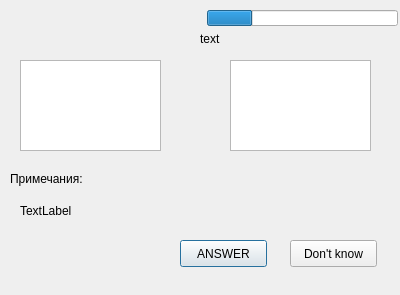
<?xml version="1.0" encoding="UTF-8"?>
<ui version="4.0">
 <class>Dialog</class>
 <widget class="QDialog" name="Dialog">
  <property name="geometry">
   <rect>
    <x>0</x>
    <y>0</y>
    <width>400</width>
    <height>295</height>
   </rect>
  </property>
  <property name="windowTitle">
   <string>Dialog</string>
  </property>
  <widget class="QPushButton" name="buttonANSWER">
   <property name="enabled">
    <bool>true</bool>
   </property>
   <property name="geometry">
    <rect>
     <x>180</x>
     <y>240</y>
     <width>87</width>
     <height>27</height>
    </rect>
   </property>
   <property name="cursor">
    <cursorShape>ArrowCursor</cursorShape>
   </property>
   <property name="text">
    <string>ANSWER</string>
   </property>
  </widget>
  <widget class="QTextEdit" name="english_word">
   <property name="geometry">
    <rect>
     <x>20</x>
     <y>60</y>
     <width>141</width>
     <height>91</height>
    </rect>
   </property>
   <property name="readOnly">
    <bool>true</bool>
   </property>
  </widget>
  <widget class="QTextEdit" name="russian_word">
   <property name="geometry">
    <rect>
     <x>230</x>
     <y>60</y>
     <width>141</width>
     <height>91</height>
    </rect>
   </property>
   <property name="readOnly">
    <bool>false</bool>
   </property>
  </widget>
  <widget class="QLabel" name="notes">
   <property name="geometry">
    <rect>
     <x>10</x>
     <y>170</y>
     <width>91</width>
     <height>17</height>
    </rect>
   </property>
   <property name="text">
    <string>Примечания:</string>
   </property>
  </widget>
  <widget class="QPushButton" name="buttonNEXT">
   <property name="geometry">
    <rect>
     <x>290</x>
     <y>240</y>
     <width>87</width>
     <height>27</height>
    </rect>
   </property>
   <property name="text">
    <string>Don't know</string>
   </property>
  </widget>
  <widget class="QLabel" name="partProcess">
   <property name="geometry">
    <rect>
     <x>200</x>
     <y>30</y>
     <width>58</width>
     <height>17</height>
    </rect>
   </property>
   <property name="text">
    <string>text</string>
   </property>
  </widget>
  <widget class="QLabel" name="remark">
   <property name="geometry">
    <rect>
     <x>20</x>
     <y>200</y>
     <width>311</width>
     <height>21</height>
    </rect>
   </property>
   <property name="text">
    <string>TextLabel</string>
   </property>
  </widget>
  <widget class="QProgressBar" name="progress">
   <property name="geometry">
    <rect>
     <x>207</x>
     <y>10</y>
     <width>191</width>
     <height>16</height>
    </rect>
   </property>
   <property name="value">
    <number>24</number>
   </property>
   <property name="format">
    <string/>
   </property>
  </widget>
  <widget class="QLabel" name="error">
   <property name="geometry">
    <rect>
     <x>220</x>
     <y>160</y>
     <width>151</width>
     <height>17</height>
    </rect>
   </property>
   <property name="text">
    <string/>
   </property>
  </widget>
 </widget>
 <resources/>
 <connections/>
</ui>
